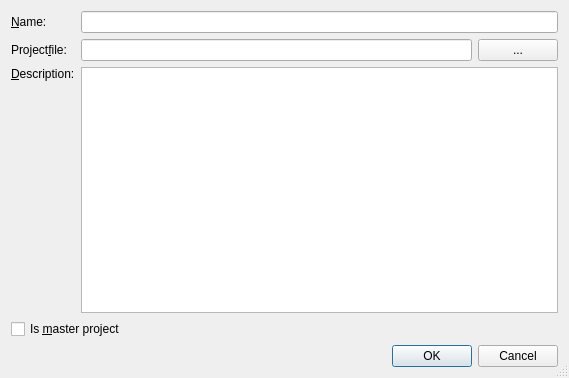
<ui version="4.0" >
 <class>AddProjectDialog</class>
 <widget class="QDialog" name="AddProjectDialog" >
  <property name="geometry" >
   <rect>
    <x>0</x>
    <y>0</y>
    <width>569</width>
    <height>378</height>
   </rect>
  </property>
  <property name="windowTitle" >
   <string>Add Project</string>
  </property>
  <property name="sizeGripEnabled" >
   <bool>true</bool>
  </property>
  <layout class="QVBoxLayout" >
   <item>
    <layout class="QGridLayout" >
     <item row="0" column="0" >
      <widget class="QLabel" name="label" >
       <property name="text" >
        <string>&amp;Name:</string>
       </property>
       <property name="buddy" >
        <cstring>nameEdit</cstring>
       </property>
      </widget>
     </item>
     <item row="0" column="1" colspan="2" >
      <widget class="QLineEdit" name="nameEdit" >
       <property name="toolTip" >
        <string>Enter the name of the project</string>
       </property>
      </widget>
     </item>
     <item row="1" column="0" >
      <widget class="QLabel" name="label_2" >
       <property name="text" >
        <string>Project&amp;file:</string>
       </property>
       <property name="buddy" >
        <cstring>filenameEdit</cstring>
       </property>
      </widget>
     </item>
     <item row="1" column="1" >
      <widget class="QLineEdit" name="filenameEdit" >
       <property name="toolTip" >
        <string>Enter the name of the project file</string>
       </property>
      </widget>
     </item>
     <item row="1" column="2" >
      <widget class="QPushButton" name="fileButton" >
       <property name="toolTip" >
        <string>Select the project file via a file selection dialog</string>
       </property>
       <property name="text" >
        <string>...</string>
       </property>
      </widget>
     </item>
     <item row="2" column="0" >
      <widget class="QLabel" name="label_3" >
       <property name="text" >
        <string>&amp;Description:</string>
       </property>
       <property name="alignment" >
        <set>Qt::AlignLeading|Qt::AlignLeft|Qt::AlignTop</set>
       </property>
       <property name="buddy" >
        <cstring>descriptionEdit</cstring>
       </property>
      </widget>
     </item>
     <item row="2" column="1" colspan="2" >
      <widget class="QTextEdit" name="descriptionEdit" >
       <property name="toolTip" >
        <string>Enter a short description for the project</string>
       </property>
       <property name="tabChangesFocus" >
        <bool>true</bool>
       </property>
       <property name="acceptRichText" >
        <bool>false</bool>
       </property>
      </widget>
     </item>
     <item row="3" column="0" colspan="3" >
      <widget class="QCheckBox" name="masterCheckBox" >
       <property name="toolTip" >
        <string>Select to make this project the master project</string>
       </property>
       <property name="text" >
        <string>Is &amp;master project</string>
       </property>
      </widget>
     </item>
    </layout>
   </item>
   <item>
    <widget class="QDialogButtonBox" name="buttonBox" >
     <property name="orientation" >
      <enum>Qt::Horizontal</enum>
     </property>
     <property name="standardButtons" >
      <set>QDialogButtonBox::Cancel|QDialogButtonBox::Ok</set>
     </property>
    </widget>
   </item>
  </layout>
 </widget>
 <tabstops>
  <tabstop>nameEdit</tabstop>
  <tabstop>filenameEdit</tabstop>
  <tabstop>fileButton</tabstop>
  <tabstop>descriptionEdit</tabstop>
  <tabstop>masterCheckBox</tabstop>
  <tabstop>buttonBox</tabstop>
 </tabstops>
 <resources/>
 <connections>
  <connection>
   <sender>buttonBox</sender>
   <signal>accepted()</signal>
   <receiver>AddProjectDialog</receiver>
   <slot>accept()</slot>
   <hints>
    <hint type="sourcelabel" >
     <x>248</x>
     <y>254</y>
    </hint>
    <hint type="destinationlabel" >
     <x>157</x>
     <y>274</y>
    </hint>
   </hints>
  </connection>
  <connection>
   <sender>buttonBox</sender>
   <signal>rejected()</signal>
   <receiver>AddProjectDialog</receiver>
   <slot>reject()</slot>
   <hints>
    <hint type="sourcelabel" >
     <x>316</x>
     <y>260</y>
    </hint>
    <hint type="destinationlabel" >
     <x>286</x>
     <y>274</y>
    </hint>
   </hints>
  </connection>
 </connections>
</ui>
